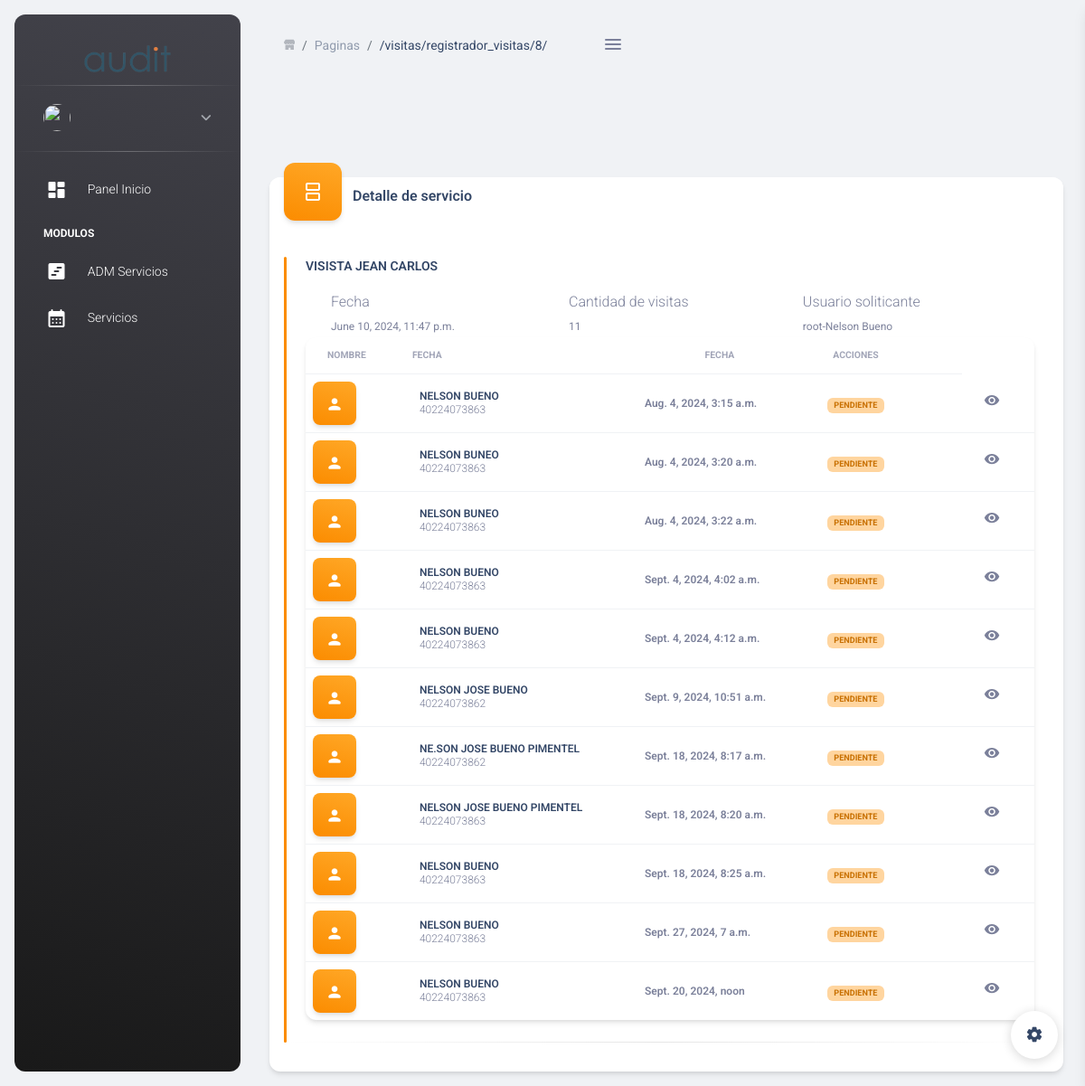
Screenshot of /visitas/registrador_visitas/8/ with the database file from the repository.
### visitas/models.py (models this page shows, shortened)
class Servicio(models.Model):
    nombre = models.CharField(max_length=100)
    fecha_solicitud = models.DateTimeField(auto_now_add=True)
    visitas = models.ManyToManyField(Cita, null=True, blank=True)
    solcitante = models.ForeignKey(Usuario, on_delete=models.CASCADE, related_name='solicitante')
    estatus = models.CharField(max_length=100,null=True, blank=True)
    visitador = models.ForeignKey(Usuario, related_name='visitador_servicio',on_delete=models.CASCADE,blank=True,
        null=True)

class Cita(models.Model):
    OPCIONES_TIPO_VISITA = (
        ('Pre-empleo', 'Pre-empleo'),
        ('Mantenimiento', 'Mantenimiento'),
        ('Aleatoria', 'Aleatoria'),
    )
    usuario_solicitud = models.ForeignKey(Usuario,related_name='usuario_solicitud', on_delete=models.CASCADE)
    visitador = models.ForeignKey(Usuario, related_name='visitador',on_delete=models.CASCADE,blank=True,
        null=True)
    fecha_registro = models.DateTimeField(auto_now_add=True)
    fecha_agendada = models.DateTimeField()
    motivo = models.TextField()
    Observaciones = models.TextField()
    estatus = models.CharField(max_length=200)
    fecha_visita = models.DateTimeField(blank=True)
    tipo_visita = models.CharField(max_length=20, choices=OPCIONES_TIPO_VISITA)
    nombres = models.CharField(max_length=100,null=True, blank=True)
    apellidos = models.CharField(max_length=100,null=True, blank=True)
    cedula = models.CharField(max_length=20,null=True, blank=True)
    telefonos = models.CharField(max_length=20,null=True, blank=True)
    sexo = models.CharField(max_length=10,null=True, blank=True)
    fecha_nacimiento = models.DateField()
    ciudad_nacimiento = models.CharField(max_length=100,null=True, blank=True)
    nacionalidad = models.CharField(max_length=100,null=True, blank=True)
    departamento = models.CharField(max_length=100,null=True, blank=True)
    puesto = models.CharField(max_length=100,null=True, blank=True)
    direccion_residencia = models.TextField()
    punto_referencia = models.TextField()
    estado_civil = models.CharField(max_length=20)

### core/models.py (models this page shows)
class Usuario(AbstractUser):
    def foto_usuario(self, filename):
        return f'Usuarios/{self.id}'
    foto = models.ImageField(upload_to=foto_usuario, blank=True)
    def __str__(self):
        return f"{self.username}-{self.first_name}  {self.last_name}"

### visitas/views.py (the view)
# urls.py: path('registrador_visitas/<slug:id>/', registrador_visitas, name='registrador_visitas'),
def registrador_visitas(request,id):
	servicio = Servicio.objects.get(id=id)
	return render(request, 'servicio_detail.html',{'servicio':servicio})

### templates/visitas/servicio_detail.html (shortened to what this page needs)
{% extends "core2.html" %}
{% load static %}
{% block content %}
<br>
<br>
    <div class="container-fluid my-3 py-3">
            <div class="row">
         <div class="col-12 mt-3">
            <div class="card mt-4">
               <div class="card-header p-3 pt-2">
                  <div class="icon icon-lg icon-shape bg-gradient-warning shadow text-center border-radius-xl mt-n4 float-start">
                     <i class="material-icons opacity-10">splitscreen</i>
                  </div>
                  <div class="row">
                     <div class="col-md-6">
                        <h6 class="mb-0">Detalle de servicio</h6>
                     </div>
                  </div>
               </div>
               <div class="card-body p-3 pt-4">
                  <ul class="list-group list-group-flush" data-toggle="checklist" id="tableservicio">
                   {% if servicio %}
                     <li class="list-group-item border-0 flex-column align-items-start ps-0 py-0 mb-3">
                  <div class="checklist-item checklist-item-warning ps-2 ms-3">
                     <div class="d-flex align-items-center">
                        <h6 class="mb-0 text-dark text-sm">{{servicio.nombre|upper}}</h6>
                     </div>
                     <div class="d-flex align-items-center ms-4 mt-3 ps-1">
                        <div>
                           <p class="mb-0 text-secondary">Fecha</p>
                           <span class="text-xs">{{servicio.fecha_solicitud}}</span>
                        </div>
                        <div class="ms-auto">
                           <p class="mb-0 text-secondary">Cantidad de visitas</p>
                           <span class="text-xs">{{servicio.visitas.count}}</span>
                        </div>
                        <div class="mx-auto">
                           <p class="mb-0 text-secondary">Usuario soliticante</p>
                           <span class="text-xs">{{servicio.solcitante}}</span>
                        </div>
                     </div>
                      <div class="card">
                      <div class="table-responsive">
                        <table class="table align-items-center mb-0">
                          <thead>
                            <tr>
                              <th class="text-uppercase text-secondary text-xxs font-weight-bolder opacity-7">Nombre</th>
                              <th class="text-uppercase text-secondary text-xxs font-weight-bolder opacity-7 ps-2">Fecha</th>
                              <th class="text-center text-uppercase text-secondary text-xxs font-weight-bolder opacity-7">fecha</th>
                              <th class="text-center text-uppercase text-secondary text-xxs font-weight-bolder opacity-7">acciones</th>
                              <th class="text-secondary opacity-7"></th>
                            </tr>
                          </thead>
                          <tbody id="">
                           {% for o in servicio.visitas.all %}
                           <tr>
                            <td>
                             <div class="icon icon-shape bg-gradient-warning shadow text-center">
                                    <i class="material-icons opacity-10 pt-1">person</i>
                                  </div>
                            </td>
                              <td>
                                <div class="d-flex px-2 py-1">
                                  <div class="d-flex flex-column justify-content-center">
                                    <h6 class="mb-0 text-xs">{{o.nombres|upper}} {{o.apellidos|upper}} </h6>
                                    <p class="text-xs text-secondary mb-0">{{o.cedula|upper}}</p>
                                  </div>
                                </div>
                              </td>
                              <td>
                                <p class="text-xs font-weight-bold mb-0">{{o.fecha_agendada}}</p>
                              </td>
                              <td class="align-middle text-center text-sm">
                                <span class="badge badge-sm badge-warning">{{o.estatus|upper}}</span>
                              </td>
                              <td class="align-middle text-center">
                              </td>
                              <td class="text-sm">
                             <a href="{% url 'detalle_cita_id' o.id %}" class="mx-3" data-bs-toggle="tooltip" data-bs-original-title="Edit product">
                               <i class="material-icons text-secondary position-relative text-lg">visibility</i>
                             </a>
                           </td>
                            </tr>
                            {% endfor %}
                          </tbody>
                        </table>
                      </div>
                    </div>
                  </div>
                  <hr class="horizontal dark mt-4 mb-0">
               </li>
               {% endif %}
                  </ul>
               </div>
            </div>
         </div>
      </div>
    </div>
{% endblock %}

### templates/core/core2.html (shortened to what this page needs)
<!DOCTYPE html>
<html lang="en">
{% load static %}
{% load fontawesome_5 %}
<head>
  {% fontawesome_5_static %}
  <link href="{% static 'assets/css/nucleo-icons.css' %}" rel="stylesheet" />
  <link href="{% static 'assets/css/nucleo-svg.css' %}" rel="stylesheet" />
  <link href="{% static 'assets/css/sweetalert2.min.css' %}" rel="stylesheet" />
  <link href="{% static 'assets/datatable/datatables.css' %}" rel="stylesheet" />
  <link id="pagestyle" href="{% static 'assets/css/material-dashboard.css' %}" rel="stylesheet" />
  <link href="{% static 'assets/css/jasny-bootstrap.css' %}" rel="stylesheet" />
</head>
<body class="g-sidenav-show  bg-gray-200">
  <aside class="sidenav navbar navbar-vertical navbar-expand-xs border-0 border-radius-xl my-3 fixed-start ms-3   bg-gradient-dark" id="sidenav-main">
    <div class="sidenav-header">
      <a class="navbar-brand m-0"  href="/index/">
        <div style="text-align: center;">
        <img src="{% static 'assets/img/logoau.png' %}" width="100" height="50" alt="main_logo">
        </div>
      </a>
    </div>
    <hr class="horizontal light mt-0 mb-2">
    <div class="collapse navbar-collapse  w-auto h-auto max-height-vh-100 h-100" id="sidenav-collapse-main">
      <ul class="navbar-nav">
        <li class="nav-item mb-2 mt-0">
          <a data-bs-toggle="collapse" href="#ProfileNav" class="nav-link text-white" aria-controls="ProfileNav" role="button" aria-expanded="false">
              <img src="{{request.user.foto.url}}"  class="avatar">
          </a>
        </li>
        <hr class="horizontal light mt-0">
         <li class="nav-item ">
                <a class="nav-link text-white " href="{% url 'index' %}">
                  <i class="material-icons-round {% if page.brand == 'RTL' %}ms-2{% else %} me-2{% endif %}">dashboard</i>
                  <span class="sidenav-normal  ms-2  ps-1"> Panel Inicio </span>
                </a>
              </li>
        <li class="nav-item mt-3">
          <h6 class="ps-4  ms-2 text-uppercase text-xs font-weight-bolder text-white">Modulos</h6>
        </li>
        <li class="nav-item ">
                <a class="nav-link text-white " href="{% url 'administrar_visitas' %}">
                  <i class="material-icons-round {% if page.brand == 'RTL' %}ms-2{% else %} me-2{% endif %}">view_timeline</i>
                  <span class="sidenav-normal  ms-2  ps-1">ADM Servicios </span>
                </a>
        </li>
        <li class="nav-item ">
                <a class="nav-link text-white " href="{% url 'administrar_citas' %}">
                  <i class="material-icons-round {% if page.brand == 'RTL' %}ms-2{% else %} me-2{% endif %}">calendar_month</i>
                  <span class="sidenav-normal  ms-2  ps-1"> Servicios </span>
                </a>
        </li>
      </ul>
    </div>
  </aside>
  <main class="main-content position-relative max-height-vh-100 h-100 border-radius-lg ">
    <nav class="navbar navbar-main navbar-expand-lg position-sticky mt-4 top-1 px-0 mx-4 shadow-none border-radius-xl z-index-sticky" id="navbarBlur" data-scroll="true">
      <div class="container-fluid py-1 px-3">
        <nav aria-label="breadcrumb">
          <ol class="breadcrumb bg-transparent mb-0 pb-0 pt-1 px-0 me-sm-6 me-5">
            <li class="breadcrumb-item text-sm">
              <a class="opacity-3 text-dark" href="javascript:;">
              </a>
            </li>
            <li class="breadcrumb-item text-sm"><a class="opacity-5 text-dark" href="javascript:;">Paginas</a></li>
            <li class="breadcrumb-item text-sm text-dark active" aria-current="page">{{ request.path }}</li>
          </ol>
        </nav>
        <div class="sidenav-toggler sidenav-toggler-inner d-xl-block d-none ">
          <a href="javascript:;" class="nav-link text-body p-0">
            <div class="sidenav-toggler-inner">
              <i class="sidenav-toggler-line"></i>
              <i class="sidenav-toggler-line"></i>
              <i class="sidenav-toggler-line"></i>
            </div>
          </a>
        </div>
      </div>
    </nav>
    {% block content %}
    {% endblock %}
  </main>
  <div class="fixed-plugin">
    <a class="fixed-plugin-button text-dark position-fixed px-3 py-2">
      <i class="material-icons py-2">settings</i>
    </a>
  </div>
</body>
</html>

### static/assets/css/nucleo-svg.css (style rules this page uses)
.icon { display: inline-block; color: #111111; height: 1em; width: 1em; }
.icon-lg { height: 1.6em; width: 1.6em; }
.icon { fill: currentColor; stroke: none; }

### static/assets/datatable/datatables.css (style rules this page uses)
:root { --dt-row-selected: 13, 110, 253; --dt-row-selected-text: 255, 255, 255; --dt-row-selected-link: 9, 10, 11; --dt-row-stripe: 0, 0, 0; --dt-row-hover: 0, 0, 0; --dt-column-ordering: 0, 0, 0; --dt-html-background: white; }

### rows the page displays
Servicio: nombre "VISISTA JEAN CARLOS", fecha_solicitud "June 10, 2024, 11:47 p.m.", visitas.count "11", solcitante "root-Nelson Bueno"
Cita: nombres "NELSON", apellidos "BUENO", cedula "40224073863", fecha_agendada "Aug. 4, 2024, 3:15 a.m.", estatus "PENDIENTE"
Cita: nombres "NELSON", apellidos "BUNEO", cedula "40224073863", fecha_agendada "Aug. 4, 2024, 3:20 a.m.", estatus "PENDIENTE"
Cita: nombres "NELSON", apellidos "BUNEO", cedula "40224073863", fecha_agendada "Aug. 4, 2024, 3:22 a.m.", estatus "PENDIENTE"
Cita: nombres "NELSON", apellidos "BUENO", cedula "40224073863", fecha_agendada "Sept. 4, 2024, 4:02 a.m.", estatus "PENDIENTE"
Cita: nombres "NELSON", apellidos "BUENO", cedula "40224073863", fecha_agendada "Sept. 4, 2024, 4:12 a.m.", estatus "PENDIENTE"
Cita: nombres "NELSON JOSE", apellidos "BUENO", cedula "40224073862", fecha_agendada "Sept. 9, 2024, 10:51 a.m.", estatus "PENDIENTE"
Cita: nombres "NE.SON JOSE", apellidos "BUENO PIMENTEL", cedula "40224073862", fecha_agendada "Sept. 18, 2024, 8:17 a.m.", estatus "PENDIENTE"
Cita: nombres "NELSON JOSE", apellidos "BUENO PIMENTEL", cedula "40224073863", fecha_agendada "Sept. 18, 2024, 8:20 a.m.", estatus "PENDIENTE"
Cita: nombres "NELSON", apellidos "BUENO", cedula "40224073863", fecha_agendada "Sept. 18, 2024, 8:25 a.m.", estatus "PENDIENTE"
Cita: nombres "NELSON", apellidos "BUENO", cedula "40224073863", fecha_agendada "Sept. 27, 2024, 7 a.m.", estatus "PENDIENTE"
Cita: nombres "NELSON", apellidos "BUENO", cedula "40224073863", fecha_agendada "Sept. 20, 2024, noon", estatus "PENDIENTE"

### other values shown
{{ request.path }} "/visitas/registrador_visitas/8/"
